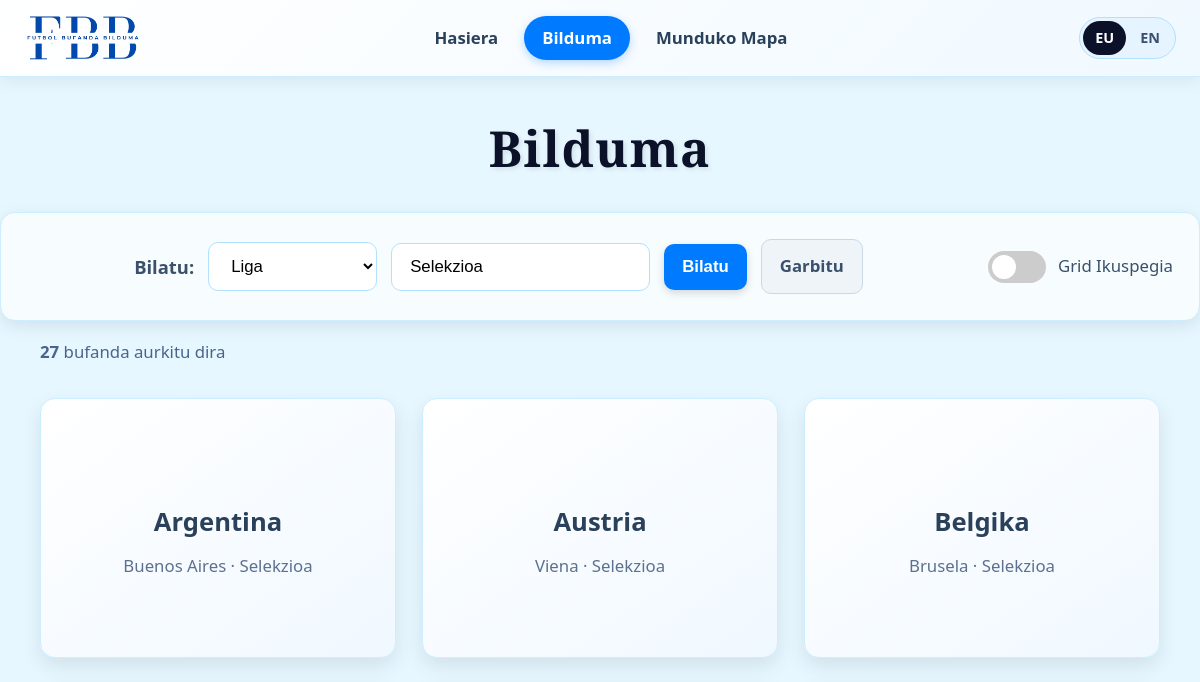
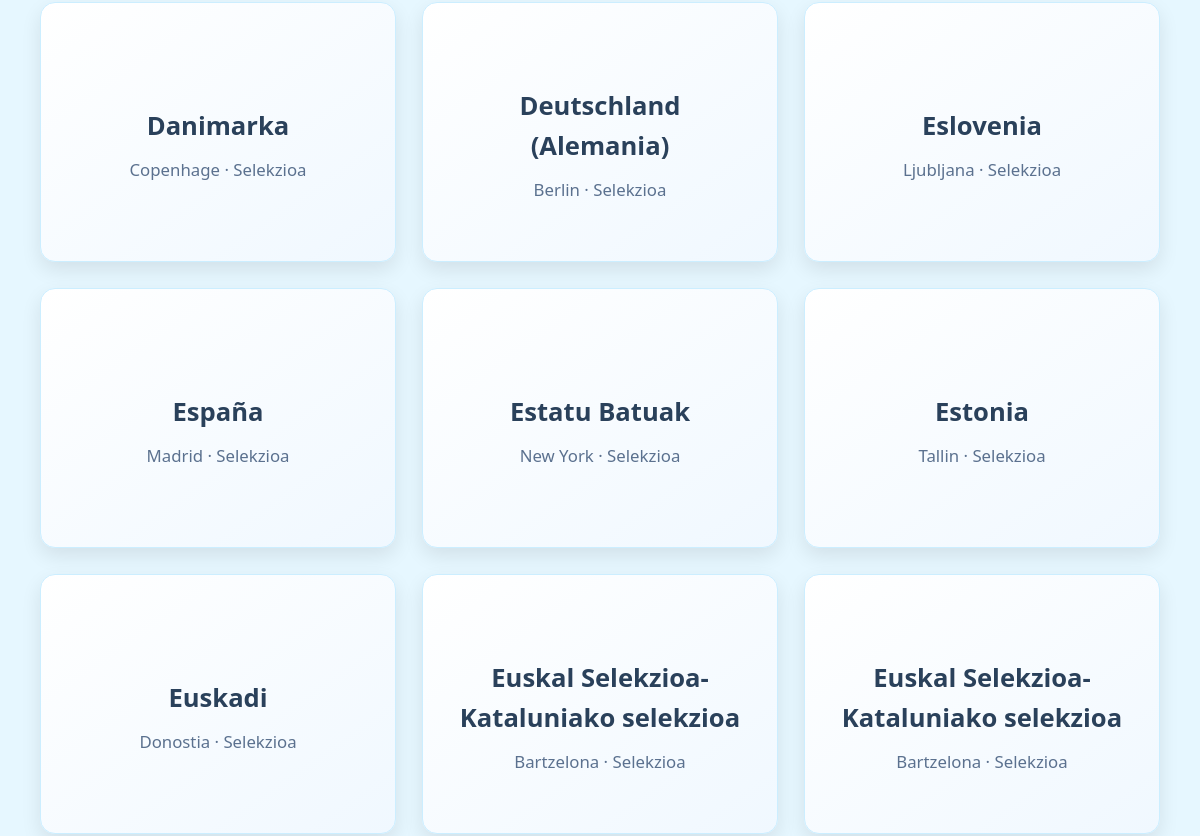
Before: /bilduma?search_field=LIGA&search_query=Selekzioa (upper part) with the older database file (2 pictures, top to bottom).
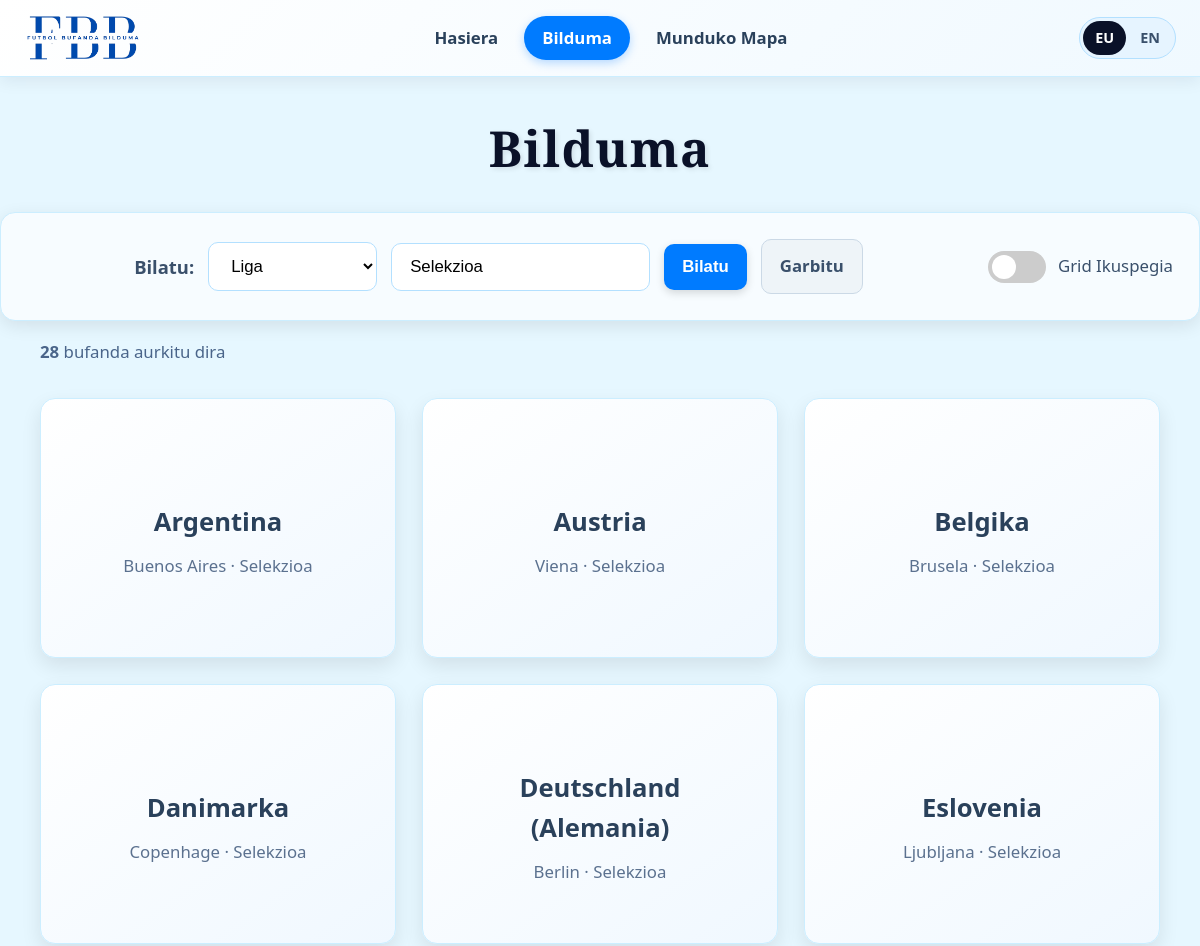
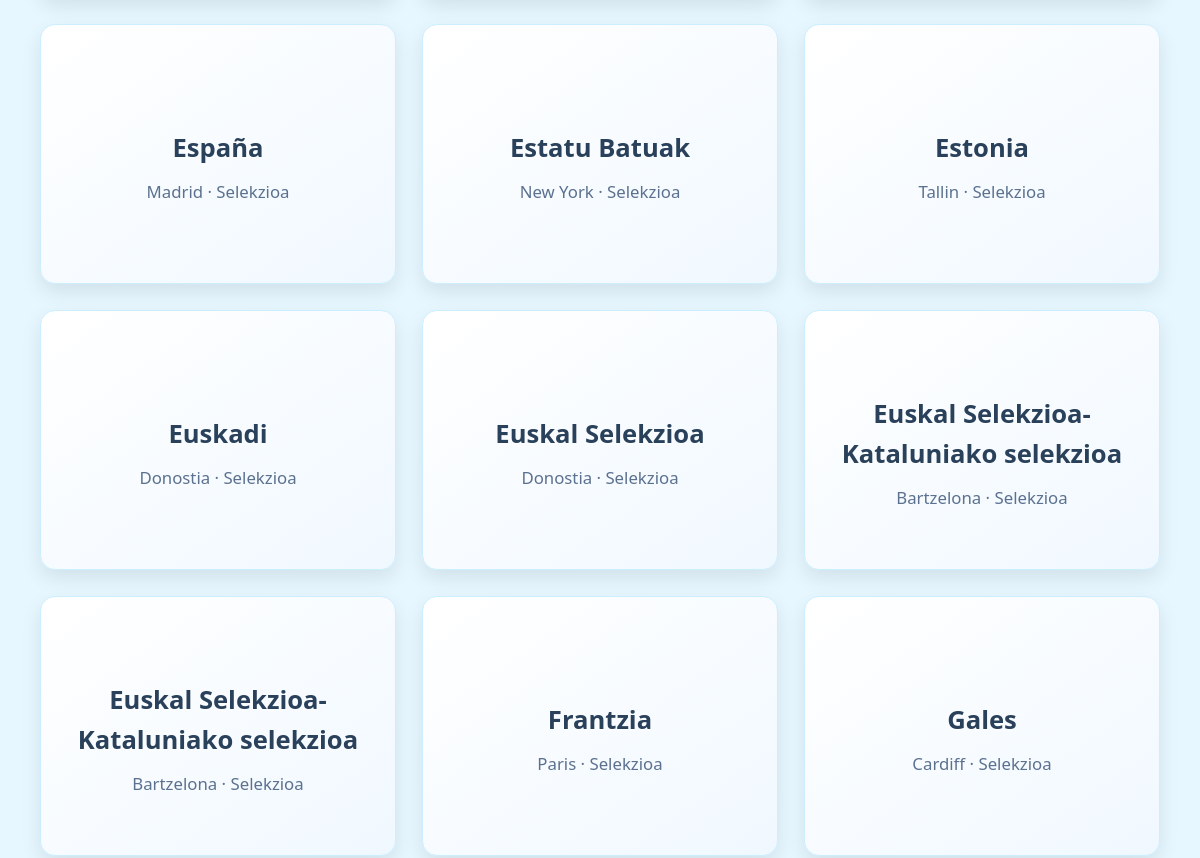
After: the same page with the newer database file (2 pictures, top to bottom).
### tables this page shows
CREATE TABLE bufandas ("ZENBAKIA" INTEGER PRIMARY KEY, "TALDEA" TEXT, "NONDIK" TEXT, "NONDIK X" REAL, "NONDIK Y" REAL, "LIGA" TEXT, "LIGA_EN" TEXT, "NORK" TEXT, "NOIZ" TEXT, "BESTE" TEXT, "BESTE_EN" TEXT, "main_image" TEXT, "image_1" TEXT, "image_2" TEXT, "image_3" TEXT);

### app.py (the view, shortened to what this page needs)
@app.route('/bilduma')
def bilduma():
    lang = getattr(g, 'lang', 'eu')
    t = TRANSLATIONS.get(lang, TRANSLATIONS['eu'])
    conn = get_db_connection()
    try:
        years_raw = conn.execute(
            "SELECT DISTINCT SUBSTR(NOIZ, 1, 4) FROM bufandas WHERE NOIZ IS NOT NULL AND LENGTH(NOIZ) >= 4"
        ).fetchall()
        all_years = sorted(list(set([y[0] for y in years_raw if y[0] and y[0].isdigit()])))
    except Exception as e:
        print(f"Error al obtener años: {e}")
        all_years = []
    search_field = request.args.get('search_field', 'all')
    search_query_text = request.args.get('search_query', '').strip()
    search_query_year = request.args.get('search_query_year', '').strip()
    if search_field == 'NOIZ':
        current_search_query = search_query_year
    else:
        current_search_query = search_query_text
    query = "SELECT * FROM bufandas"
    params = []
    where_clauses = []
    if current_search_query:
        q_lower = current_search_query.lower()
        cursor = conn.execute("PRAGMA table_info(bufandas)")
        table_cols = [col[1] for col in cursor.fetchall()]
        table_cols_upper = {c.upper(): c for c in table_cols}
        matching_eu_leagues = [
            eu_l for eu_l, en_l in LEAGUE_MAP_EN.items()
            if q_lower in eu_l.lower() or q_lower in en_l.lower()
        ]
        matching_story_ids = [
            zenb for zenb, en_s in STORY_MAP_EN_BY_ID.items()
            if q_lower in en_s.lower()
        ]
        if search_field == 'all':
            excluded = {'ZENBAKIA', 'NONDIK X', 'NONDIK Y', 'MAIN_IMAGE', 'IMAGE_1', 'IMAGE_2', 'IMAGE_3', 'IMAGE_4', 'IMAGE_5'}
            all_cols = [col for col in table_cols if col.upper() not in excluded]
            search_like_clauses = []
            for col in all_cols:
                search_like_clauses.append(f'"{col}" LIKE ?')
                params.append(f"%{current_search_query}%")
            if matching_eu_leagues:
                placeholders = ', '.join(['?'] * len(matching_eu_leagues))
                search_like_clauses.append(f'"LIGA" IN ({placeholders})')
                params.extend(matching_eu_leagues)
            if matching_story_ids:
                placeholders = ', '.join(['?'] * len(matching_story_ids))
                search_like_clauses.append(f'"ZENBAKIA" IN ({placeholders})')
                params.extend(matching_story_ids)
            if search_like_clauses:
                where_clauses.append(f"({' OR '.join(search_like_clauses)})")
        elif search_field == 'NOIZ':
            where_clauses.append("SUBSTR(NOIZ, 1, 4) = ?")
            params.append(current_search_query)
        elif search_field == 'LIGA':
            liga_clauses = ['"LIGA" LIKE ?']
            params.append(f"%{current_search_query}%")
            if 'LIGA_EN' in table_cols_upper:
                liga_clauses.append(f'"{table_cols_upper["LIGA_EN"]}" LIKE ?')
                params.append(f"%{current_search_query}%")
            if matching_eu_leagues:
                placeholders = ', '.join(['?'] * len(matching_eu_leagues))
                liga_clauses.append(f'"LIGA" IN ({placeholders})')
                params.extend(matching_eu_leagues)
            where_clauses.append(f"({' OR '.join(liga_clauses)})")
        else:
            allowed_fields = {'TALDEA', 'NONDIK', 'LIGA', 'NORK', 'BESTE'}
            if search_field in allowed_fields:
                where_clauses.append(f'"{search_field}" LIKE ?')
                params.append(f"%{current_search_query}%")
    if where_clauses:
        query += " WHERE " + " AND ".join(where_clauses)
    query += " ORDER BY TALDEA, NOIZ"
    bufandas = conn.execute(query, params).fetchall()
    conn.close()
    filterable_columns = [
        {'value': 'all', 'label': t['filter_all']},
        {'value': 'TALDEA', 'label': t['filter_team']},
        {'value': 'NONDIK', 'label': t['filter_city']},
        {'value': 'LIGA', 'label': t['filter_league']},
        {'value': 'NOIZ', 'label': t['filter_date']},
        {'value': 'NORK', 'label': t['filter_who']},
        {'value': 'BESTE', 'label': t['filter_story']},
    ]
    return render_template(
        'index.html',
        bufandas=bufandas,
        bufanda_del_dia=g.bufanda_del_dia,
        filterable_columns=filterable_columns,
        all_years=all_years,
        current_search_field=search_field,
        current_search_query=current_search_query,
    )

### app.py (called while the page is built)
def format_date_display(noiz_str, lang='eu'):
    if not noiz_str:
        return ''
    text = str(noiz_str).strip()
    if lang == 'en':
        parts = text.split(' ', 1)
        if len(parts) == 2 and parts[1] in MONTH_MAP_EN:
            return f"{MONTH_MAP_EN[parts[1]]} {parts[0]}"
    return text

def format_league_display(liga_val, lang='eu'):
    if not liga_val:
        return ''
    text = str(liga_val).strip()
    if not text or text.lower() == 'nan':
        return ''
    if lang == 'en':
        return LEAGUE_MAP_EN.get(text, text)
    return text

def get_db_connection():
    conn = sqlite3.connect(DATABASE)
    conn.row_factory = sqlite3.Row
    return conn

@app.before_request
def before_request_func():
    requested_lang = request.args.get('lang')
    if requested_lang in ('eu', 'en'):
        session['lang'] = requested_lang
    g.lang = session.get('lang', 'eu')
    g.bufanda_del_dia = cargar_o_seleccionar_bufanda_del_dia()

### templates/index.html (shortened to what this page needs)
{% extends "base.html" %}
{% block content %}
<div class="page-title-wrap">
    <h1>{{ t['nav_collection'] }}</h1>
</div>
<form class="search-form" method="get" action="{{ url_for('bilduma') }}">
    <div class="search-inputs">
        <label for="search_field">{{ t['search_label'] }}</label>
        <select id="search_field" name="search_field">
            {% for col in filterable_columns %}
                <option value="{{ col.value }}" {% if col.value == current_search_field %}selected{% endif %}>
                    {{ col.label }}
                </option>
            {% endfor %}
        </select>
        <input type="text" id="text_search_input" name="search_query"
               placeholder="{{ t['search_placeholder'] }}"
               value="{{ current_search_query if current_search_field != 'NOIZ' else '' }}">
        <button type="submit">{{ t['search_btn'] }}</button>
        {% if current_search_query %}
        <a href="{{ url_for('bilduma') }}" class="btn-clear">{{ t['clear_btn'] }}</a>
        {% endif %}
    </div>
    <div class="view-toggle-container">
        <label class="switch">
            <span class="slider round"></span>
        </label>
        <span id="viewModeLabel">{{ t['grid_view'] }}</span>
    </div>
</form>
<div class="results-summary">
    <span><strong>{{ bufandas|length }}</strong> {{ t['results_count'] }}</span>
</div>
<div id="bufandasContainer">
    {% if bufandas|length == 0 %}
        <div class="empty-results-box">
            <p>{{ t['no_results'] }}</p>
        </div>
    {% else %}
        <div class="bufandas-grid" id="gridView">
            {% for bufanda in bufandas %}
            {% if bufanda.ZENBAKIA is not none %}
            <div class="bufanda-item"
                 data-bufanda-url="{{ url_for('bufanda_detalle', bufanda_id=bufanda.ZENBAKIA) }}"
                 {% if bufanda.main_image %}
                 style="--background-image: url('{{ url_for('static', filename='images/' + bufanda.main_image) }}');"
                 {% endif %}>
                <h3>{{ bufanda.TALDEA }}</h3>
                <p>{{ bufanda.NONDIK }} · {{ format_league(bufanda.LIGA) }}</p>
            </div>
            {% endif %}
            {% endfor %}
        </div>
    {% endif %}
</div>
{% endblock %}

Changed rows visible on the page:
added bufandas: TALDEA "Euskal Selekzioa", NONDIK "Donostia", LIGA "Selekzioa"
now on this page (row unchanged): bufandas: TALDEA "Frantzia", NONDIK "Paris", LIGA "Selekzioa"
now on this page (row unchanged): bufandas: TALDEA "Gales", NONDIK "Cardiff", LIGA "Selekzioa"
Other visible differences:
{{ bufandas|length }}: "27" → "28"
